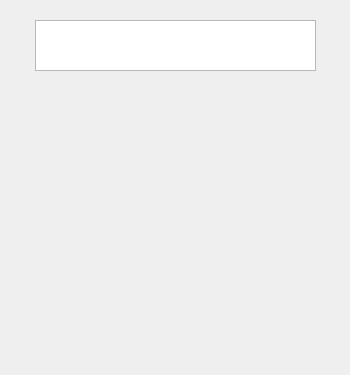
<?xml version="1.0" encoding="UTF-8"?>
<ui version="4.0">
 <class>Dialog</class>
 <widget class="QDialog" name="Dialog">
  <property name="geometry">
   <rect>
    <x>0</x>
    <y>0</y>
    <width>350</width>
    <height>375</height>
   </rect>
  </property>
  <property name="windowTitle">
   <string>Dialog</string>
  </property>
  <widget class="QWidget" name="widget" native="true">
   <property name="geometry">
    <rect>
     <x>40</x>
     <y>80</y>
     <width>280</width>
     <height>280</height>
    </rect>
   </property>
  </widget>
  <widget class="QColumnView" name="result_show_column">
   <property name="geometry">
    <rect>
     <x>35</x>
     <y>20</y>
     <width>281</width>
     <height>51</height>
    </rect>
   </property>
  </widget>
 </widget>
 <resources/>
 <connections/>
</ui>
